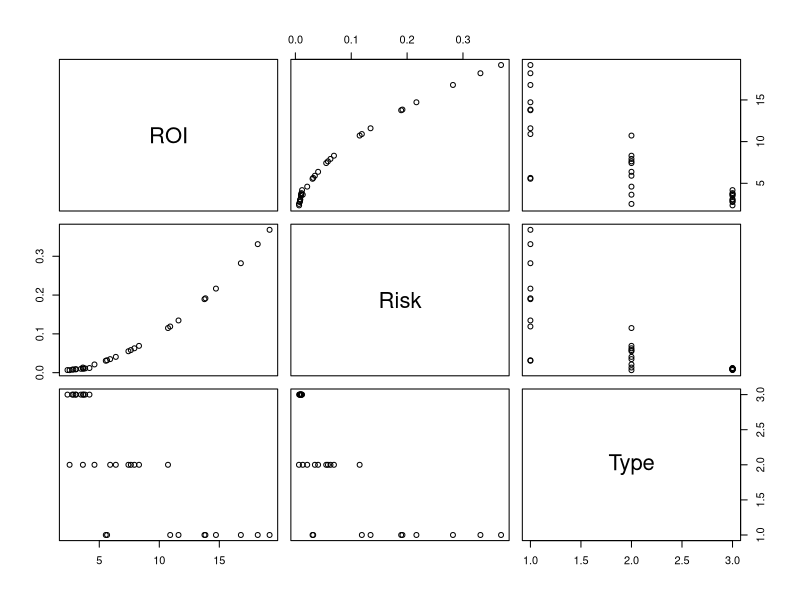
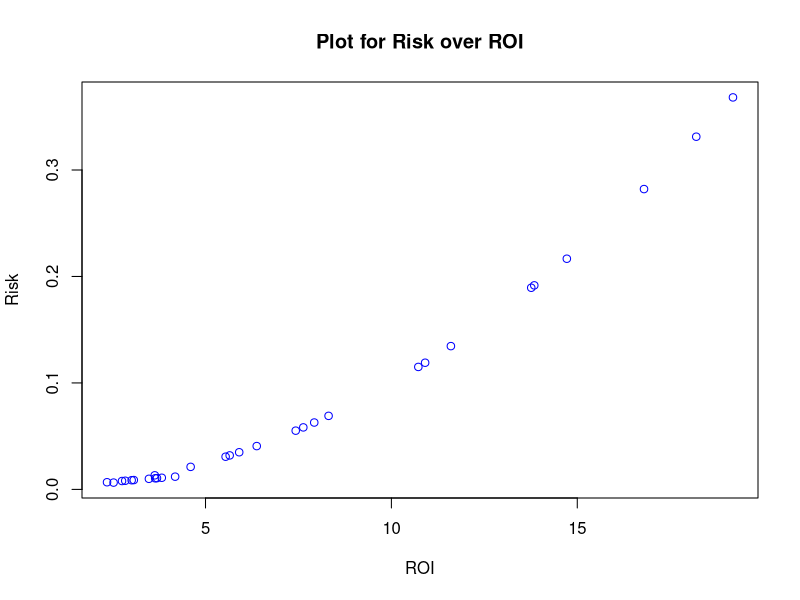
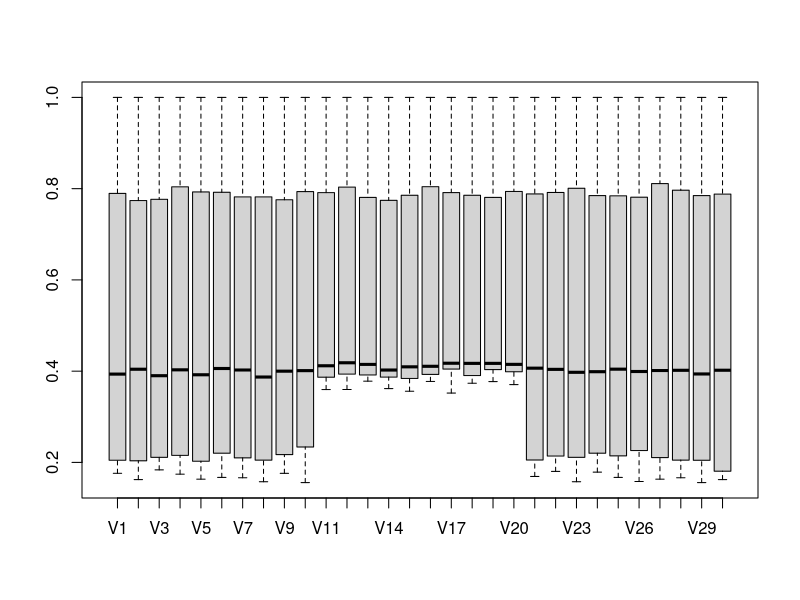
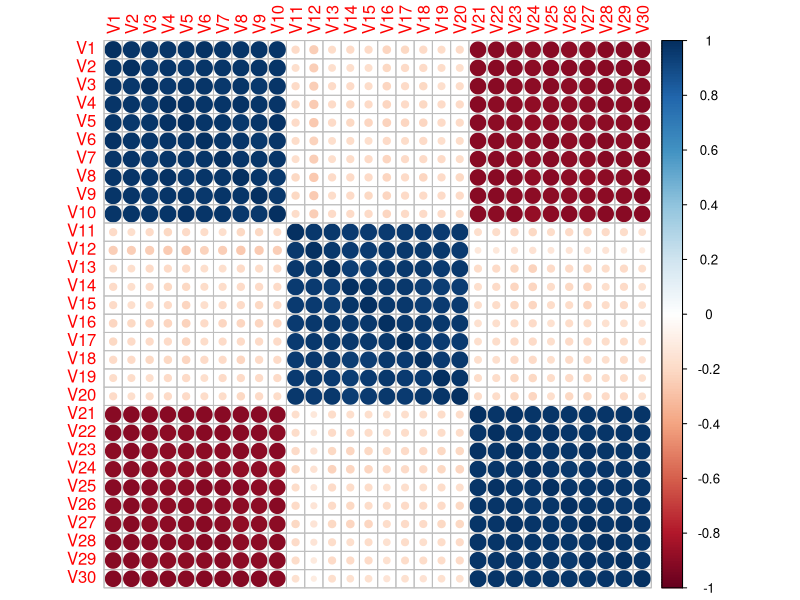

Here is the R script that generated these plots, in order:
invest <-read.table("invest.tab")
head(invest)
plot(invest)
plot(invest$ROI,invest$Risk, xlab = "ROI",ylab = "Risk",main = "Plot for Risk over ROI",col="Blue")

correlation <- read.table("corr(1).tab") # load the correaltion data
head(correlation)
boxplot(correlation)
library(MASS)
library(corrplot)

correlationPlot <- cor(correlation)
corrplot(correlationPlot)
